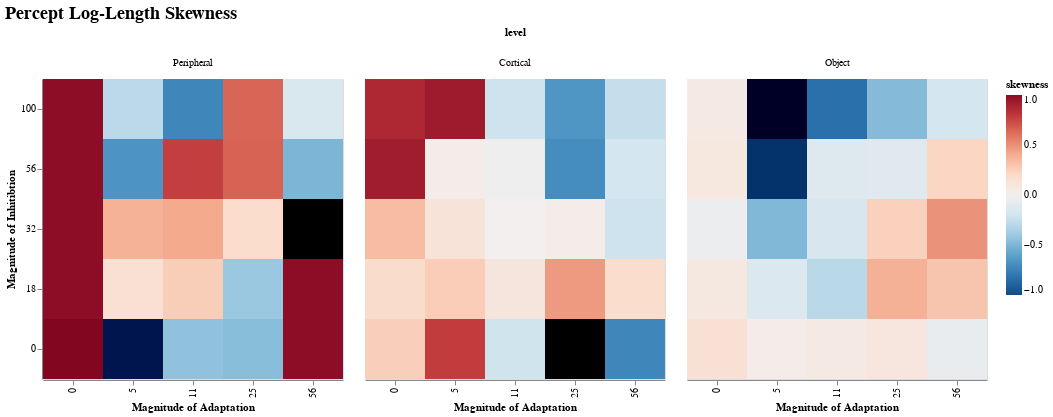

The notebook cell saved with this chart:
### Code cell
df_skew |>
  @vlplot(:rect, width=300, height=300,
          title={text="Percept Log-Length Skewness",fontSize=18},
          column={field=:level, typ="nominal", sort=["Peripheral", "Cortical", "Object"]},
          x={field=:c_a, typ="ordinal", sort = "ascending",
             axis={title="Magnitude of Adaptation"}},
          y={field=:c_m, typ="ordinal", sort = "descending",
             axis={title="Magnitude of Inhitibtion"}},
          color={field="skew", aggregate="mean", typ="quantitative",
                 sort = "descending",scale={domain=[-1,1],range="diverging"},
                 legend={title="skewness"}},
          config={range={diverging={scheme="redblue"}}})

### Figure 1 — Vega-Lite specification as saved in the notebook (floating-point values rounded to 4 significant figures)
{"config": {"range": {"diverging": {"scheme": "redblue"}}}, "data": {"values": [{"c_a": 0, "c_m": 0, "level": "Peripheral", "skew": 1.036}, {"c_a": 0, "c_m": 18, "level": "Peripheral", "skew": 1}, {"c_a": 0, "c_m": 32, "level": "Peripheral", "skew": 1}, {"c_a": 0, "c_m": 56, "level": "Peripheral", "skew": 1}, {"c_a": 0, "c_m": 100, "level": "Peripheral", "skew": 1}, {"c_a": 5, "c_m": 0, "level": "Peripheral", "skew": -1.242}, {"c_a": 5, "c_m": 18, "level": "Peripheral", "skew": 0.1535}, {"c_a": 5, "c_m": 32, "level": "Peripheral", "skew": 0.3831}, {"c_a": 5, "c_m": 56, "level": "Peripheral", "skew": -0.6701}, {"c_a": 5, "c_m": 100, "level": "Peripheral", "skew": -0.2864}, {"c_a": 11, "c_m": 0, "level": "Peripheral", "skew": -0.4396}, {"c_a": 11, "c_m": 18, "level": "Peripheral", "skew": 0.2589}, {"c_a": 11, "c_m": 32, "level": "Peripheral", "skew": 0.4139}, {"c_a": 11, "c_m": 56, "level": "Peripheral", "skew": 0.7729}, {"c_a": 11, "c_m": 100, "level": "Peripheral", "skew": -0.7313}, {"c_a": 25, "c_m": 0, "level": "Peripheral", "skew": -0.4612}, {"c_a": 25, "c_m": 18, "level": "Peripheral", "skew": -0.4117}, {"c_a": 25, "c_m": 32, "level": "Peripheral", "skew": 0.1845}, {"c_a": 25, "c_m": 56, "level": "Peripheral", "skew": 0.6552}, {"c_a": 25, "c_m": 100, "level": "Peripheral", "skew": 0.6448}, {"c_a": 56, "c_m": 0, "level": "Peripheral", "skew": 1}, {"c_a": 56, "c_m": 18, "level": "Peripheral", "skew": 1}, {"c_a": 56, "c_m": 32, "level": "Peripheral", "skew": -1.818}, {"c_a": 56, "c_m": 56, "level": "Peripheral", "skew": -0.5039}, {"c_a": 56, "c_m": 100, "level": "Peripheral", "skew": -0.1543}, {"c_a": 0, "c_m": 0, "level": "Cortical", "skew": 0.2512}, {"c_a": 0, "c_m": 18, "level": "Cortical", "skew": 0.1876}, {"c_a": 0, "c_m": 32, "level": "Cortical", "skew": 0.3349}, {"c_a": 0, "c_m": 56, "level": "Cortical", "skew": 0.9211}, {"c_a": 0, "c_m": 100, "level": "Cortical", "skew": 0.87}, {"c_a": 5, "c_m": 0, "level": "Cortical", "skew": 0.7821}, {"c_a": 5, "c_m": 18, "level": "Cortical", "skew": 0.2626}, {"c_a": 5, "c_m": 32, "level": "Cortical", "skew": 0.12}, {"c_a": 5, "c_m": 56, "level": "Cortical", "skew": 0.02939}, {"c_a": 5, "c_m": 100, "level": "Cortical", "skew": 0.9337}, {"c_a": 11, "c_m": 0, "level": "Cortical", "skew": -0.2079}, {"c_a": 11, "c_m": 18, "level": "Cortical", "skew": 0.09614}, {"c_a": 11, "c_m": 32, "level": "Cortical", "skew": -0.002996}, {"c_a": 11, "c_m": 56, "level": "Cortical", "skew": -0.02201}, {"c_a": 11, "c_m": 100, "level": "Cortical", "skew": -0.2148}, {"c_a": 25, "c_m": 0, "level": "Cortical", "skew": -2.856}, {"c_a": 25, "c_m": 18, "level": "Cortical", "skew": 0.4679}, {"c_a": 25, "c_m": 32, "level": "Cortical", "skew": 0.02535}, {"c_a": 25, "c_m": 56, "level": "Cortical", "skew": -0.6997}, {"c_a": 25, "c_m": 100, "level": "Cortical", "skew": -0.6567}, {"c_a": 56, "c_m": 0, "level": "Cortical", "skew": -0.7301}, {"c_a": 56, "c_m": 18, "level": "Cortical", "skew": 0.1815}, {"c_a": 56, "c_m": 32, "level": "Cortical", "skew": -0.2169}, {"c_a": 56, "c_m": 56, "level": "Cortical", "skew": -0.1872}, {"c_a": 56, "c_m": 100, "level": "Cortical", "skew": -0.253}, {"c_a": 0, "c_m": 0, "level": "Object", "skew": 0.141}, {"c_a": 5, "c_m": 0, "level": "Object", "skew": 0.02687}, {"c_a": 11, "c_m": 0, "level": "Object", "skew": 0.0572}, {"c_a": 25, "c_m": 0, "level": "Object", "skew": 0.08805}, {"c_a": 56, "c_m": 0, "level": "Object", "skew": -0.05527}, {"c_a": 0, "c_m": 18, "level": "Object", "skew": 0.06932}, {"c_a": 5, "c_m": 18, "level": "Object", "skew": -0.1427}, {"c_a": 11, "c_m": 18, "level": "Object", "skew": -0.296}, {"c_a": 25, "c_m": 18, "level": "Object", "skew": 0.3871}, {"c_a": 56, "c_m": 18, "level": "Object", "skew": 0.3016}, {"c_a": 0, "c_m": 32, "level": "Object", "skew": -0.04403}, {"c_a": 5, "c_m": 32, "level": "Object", "skew": -0.4878}, {"c_a": 11, "c_m": 32, "level": "Object", "skew": -0.1604}, {"c_a": 25, "c_m": 32, "level": "Object", "skew": 0.2422}, {"c_a": 56, "c_m": 32, "level": "Object", "skew": 0.4919}, {"c_a": 0, "c_m": 56, "level": "Object", "skew": 0.08311}, {"c_a": 5, "c_m": 56, "level": "Object", "skew": -1.107}, {"c_a": 11, "c_m": 56, "level": "Object", "skew": -0.1314}, {"c_a": 25, "c_m": 56, "level": "Object", "skew": -0.1214}, {"c_a": 56, "c_m": 56, "level": "Object", "skew": 0.2228}, {"c_a": 0, "c_m": 100, "level": "Object", "skew": 0.05878}, {"c_a": 5, "c_m": 100, "level": "Object", "skew": -1.412}, {"c_a": 11, "c_m": 100, "level": "Object", "skew": -0.8352}, {"c_a": 25, "c_m": 100, "level": "Object", "skew": -0.4762}, {"c_a": 56, "c_m": 100, "level": "Object", "skew": -0.1899}]}, "encoding": {"color": {"aggregate": "mean", "field": "skew", "legend": {"title": "skewness"}, "scale": {"domain": [-1, 1], "range": "diverging"}, "sort": "descending", "type": "quantitative"}, "column": {"field": "level", "sort": ["Peripheral", "Cortical", "Object"], "type": "nominal"}, "x": {"axis": {"title": "Magnitude of Adaptation"}, "field": "c_a", "sort": "ascending", "type": "ordinal"}, "y": {"axis": {"title": "Magnitude of Inhitibtion"}, "field": "c_m", "sort": "descending", "type": "ordinal"}}, "height": 300, "mark": "rect", "title": {"fontSize": 18, "text": "Percept Log-Length Skewness"}, "width": 300}
